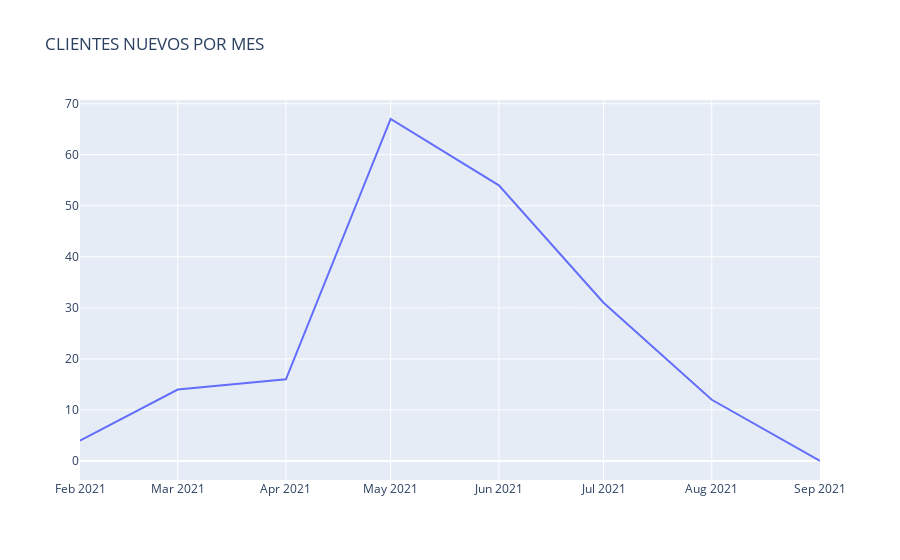

The notebook cell saved with this chart:
### Markdown cell above
La siguiente grafica me ayuda a entender cuantas personas nuevas o que no se encuentran en los historicos estoy recibiendo por mes esto en analisis posteriores me ayuda a revisar su antiguedad y su nivel de crecimiento

### Code cell
# Clientes nuevos  por mes
mes = ['2021-02','2021-03','2021-04','2021-05','2021-06','2021-07','2021-08','2021-09']
acumulado = []
nuevos_id = []
for i in mes:
    new = df[df['mes_id'] == i]
    nuevas = new.PayerId.unique()
    conteo = 0
    for j in nuevas:
        if j not in acumulado:
            conteo += 1
            acumulado += j ,
    nuevos_id += conteo ,
    
fig = go.Figure()

fig.add_trace(go.Scatter(x=mes, y=nuevos_id,
                    mode='lines',
                    name='Porcentaje de Financiacion' ),
                    )


fig.update_layout(
    title_text="CLIENTES NUEVOS POR MES"
)

fig.show()

### Figure 1 — Plotly figure (JSON) as saved in the notebook; plotly's stock layout.template omitted (floating-point values rounded to 4 significant figures)
{"data": [{"mode": "lines", "name": "Porcentaje de Financiacion", "type": "scatter", "x": ["2021-02", "2021-03", "2021-04", "2021-05", "2021-06", "2021-07", "2021-08", "2021-09"], "y": [4, 14, 16, 67, 54, 31, 12, 0]}], "layout": {"title": {"text": "CLIENTES NUEVOS POR MES"}}}
